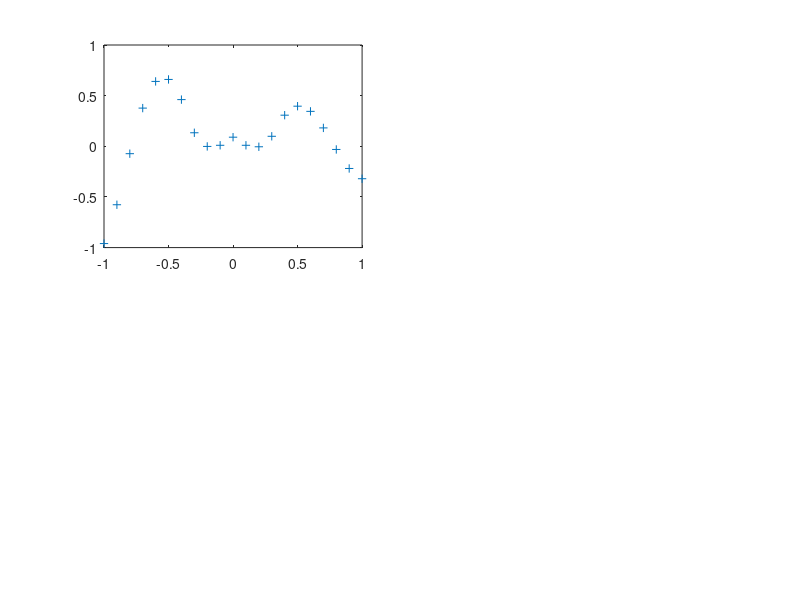

Write MATLAB code to recreate this figure. (Note: this script raises an error after producing the figure.)
X = -1:.1:1;
T = [-.9602 -.5770 -.0729  .3771  .6405  .6600  .4609 ...
      .1336 -.0013  .0100  .0900  .0100 -.0047  .0988 ...
      .3072  .3960  .3449  .1816 -.0312 -.2189 -.3201];

subplot(2,2,1);
plot(X,T,'+');

x = -3:.1:3;
a = radbas(x);
subplot(2,2,2);
plot(x,a)

a2 = radbas(x-1.5);
a3 = radbas(x+2);
a4 = a + a2*1 + a3*0.5;
subplot(2,2,3);
plot(x,a,'b-',x,a2,'b--',x,a3,'b--',x,a4,'m-')

eg = .001; % среднеквадратичная ошибка
sc = 1; % распространение радиальных базисных функций
net = newrb(X,T,eg,sc);
subplot(2,2,4);
plot(X,T,'+');


X = -1:.01:1;
Y = net(X);

subplot(2,2,4);
hold on;
plot(X,Y);
hold off;
legend({'Цель','Полученное значение'})